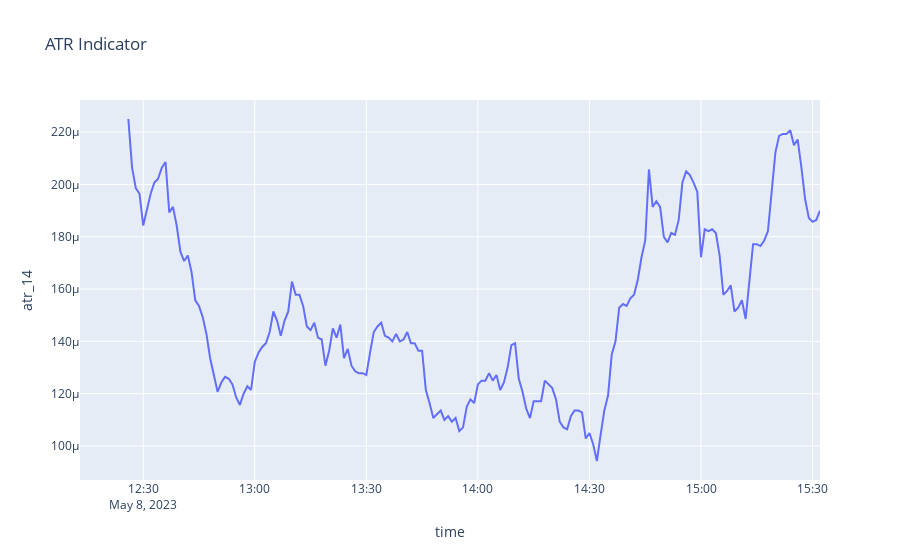

The notebook cell this image was saved under:
### Code cell
#Calculating ATR Indicator
atr_period = 14 # defining the atr period to 14
#calculating the range of each candle
df['range'] = df['high'] - df [ 'low']
# calculating the average value of ranges
df ['atr_14'] = df['range'].rolling (atr_period).mean()
display (df[['time', 'atr_14']])
#plotting the ATR Indicator
fig_atr= px.line(df, x= 'time', y='atr_14', title='ATR Indicator')
display (fig_atr)

### Figure 1 — Plotly figure (JSON) as saved in the notebook; plotly's stock layout.template omitted (floating-point values rounded to 4 significant figures; data arrays with more than 128 entries replaced by an {"elided": "..."} marker saying what was removed)
{"data": [{"hovertemplate": "time=%{x}<br>atr_14=%{y}<extra></extra>", "legendgroup": "", "line": {"color": "#636efa", "dash": "solid"}, "marker": {"symbol": "circle"}, "mode": "lines", "name": "", "orientation": "v", "showlegend": false, "type": "scatter", "x": {"elided": "200 str values"}, "xaxis": "x", "y": {"elided": "200 float values"}, "yaxis": "y"}], "layout": {"legend": {"tracegroupgap": 0}, "title": {"text": "ATR Indicator"}, "xaxis": {"anchor": "y", "domain": [0, 1], "title": {"text": "time"}}, "yaxis": {"anchor": "x", "domain": [0, 1], "title": {"text": "atr_14"}}}}
